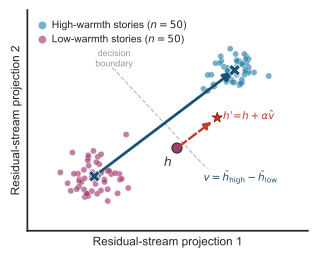

Generate this figure with Python:
"""
paper/figures/background_concept_geometry.py

Schematic figure for §2 Background: residual-stream projection showing
(1) two concept-condition clouds  (2) the mean-difference direction
v = h̄_high − h̄_low  (3) a single steering step h' = h + α v̂
that moves a marginal point across the decision boundary.

N = 50 per cloud — matches the real per-condition story count in the corpus.
SCHEMATIC — illustrative synthetic activations, not measured data.

Outputs (same-basename triplet):
  paper/figures/background_concept_geometry.png
  paper/figures/background_concept_geometry.pdf
"""

import sys
import pathlib
import numpy as np
import matplotlib
matplotlib.use("Agg")
import matplotlib.pyplot as plt

_HERE = pathlib.Path(__file__).parent
sys.path.insert(0, str(_HERE))
import style  # shared palette + apply()

style.apply()

rng = np.random.default_rng(42)

# ── synthetic clouds — N = 50 matching real per-condition story count ─────────
N = 50

mu_high = np.array([ 2.2,  2.0])
mu_low  = np.array([-2.2, -1.7])
std     = 0.50

pts_high = rng.normal(mu_high, std, (N, 2))
pts_low  = rng.normal(mu_low,  std, (N, 2))

# mean-difference vector and unit direction
v     = mu_high - mu_low           # [4.4, 3.7]
v_hat = v / np.linalg.norm(v)     # ≈ [0.765, 0.644]

midpoint = (mu_high + mu_low) / 2  # [0.0, 0.15]

# decision boundary: perpendicular to v̂ at midpoint
perp = np.array([-v_hat[1], v_hat[0]])
t    = np.linspace(-2.6, 2.6, 300)
bx   = midpoint[0] + t * perp[0]
by   = midpoint[1] + t * perp[1]

# ── steering example ──────────────────────────────────────────────────────────
# marginal low-warmth point just inside the low-warmth side of the boundary
# back to the 0.85*perp offset — separates from the blue arrow without going too high
src   = np.array([-0.25, 0.05]) - 1.0 * perp     # ≈ [0.39, -0.72] — below main arrow
alpha = 1.65
dst   = src + alpha * v_hat   # ≈ [1.66, 0.34]

# ── figure ────────────────────────────────────────────────────────────────────
fig, ax = plt.subplots(figsize=(3.3, 2.7))

# --- story clouds (50 dots per cloud, small crisp markers) ---
ax.scatter(*pts_high.T,
           color=style.PALETTE["high_warmth"], alpha=0.65, s=20, zorder=3,
           linewidths=0.3, edgecolors="white",
           label=r"High-warmth stories ($n{=}50$)")
ax.scatter(*pts_low.T,
           color=style.PALETTE["low_warmth"],  alpha=0.65, s=20, zorder=3,
           linewidths=0.3, edgecolors="white",
           label=r"Low-warmth stories ($n{=}50$)")

# --- centroid markers (×) anchoring the mean-difference arrow ---
for mu in (mu_high, mu_low):
    ax.scatter(*mu, color=style.ARROW_WARMTH, s=70, marker="X", zorder=6,
               edgecolors="white", linewidths=0.5)

# --- mean-difference arrow (µ_low → µ_high) ---
ax.annotate("", xy=mu_high, xytext=mu_low,
            arrowprops=dict(arrowstyle="-|>",
                            color=style.ARROW_WARMTH,
                            lw=2.0, mutation_scale=13),
            zorder=5)

# --- v label — lower-right quadrant, clear of all other elements ---
ax.text(2.4, -1.75,
        r"$v = \bar{h}_{\mathrm{high}} - \bar{h}_{\mathrm{low}}$",
        fontsize=7.5, color=style.ARROW_WARMTH,
        ha="center", va="center",
        bbox=dict(boxstyle="round,pad=0.18", facecolor="white",
                  edgecolor="none", alpha=0.85))

# --- decision boundary (dashed) ---
ax.plot(bx, by, color="#BBBBBB", linewidth=0.85, linestyle="--", zorder=2)

# boundary label near the upper-left end of the boundary line
bnd_lbl_x = midpoint[0] + 2.3 * perp[0] - 0.1   # ≈ -1.58
bnd_lbl_y = midpoint[1] + 2.3 * perp[1] + 0.15  # ≈  1.93
ax.text(bnd_lbl_x, bnd_lbl_y, "decision\nboundary",
        fontsize=6.5, color="#999999", ha="center", va="bottom",
        linespacing=1.2)

# --- pre-steering point h (marginal low-warmth example) ---
ax.scatter(*src, color=style.PALETTE["low_warmth"], s=52, zorder=7,
           edgecolors="#333333", linewidths=0.9)
# label below-left of the point
ax.text(src[0] - 0.15, src[1] - 0.32, r"$h$",
        fontsize=9, ha="right", va="top", color="#333333")

# --- steering arrow (dashed red) ---
ax.annotate("", xy=dst, xytext=src,
            arrowprops=dict(arrowstyle="-|>",
                            color="#C0392B", lw=1.7,
                            linestyle="dashed", mutation_scale=11,
                            shrinkB=5),
            zorder=8)

# --- post-steering point h' ---
ax.scatter(*dst, color="#C0392B", s=60, marker="*", zorder=9,
           edgecolors="#800000", linewidths=0.5)
# h' label: to the right of the star
ax.text(dst[0] + 0.18, dst[1] + 0.05,
        r"$h' \!=\! h + \alpha\hat{v}$",
        fontsize=7.5, ha="left", va="center", color="#C0392B")

# ── axes ──────────────────────────────────────────────────────────────────────
ax.set_xlabel("Residual-stream projection 1", fontsize=8.5)
ax.set_ylabel("Residual-stream projection 2", fontsize=8.5)
ax.set_xlim(-4.3, 4.5)
ax.set_ylim(-3.6, 4.1)
ax.tick_params(left=False, bottom=False, labelleft=False, labelbottom=False)

# --- legend: upper-left, compact ---
ax.legend(loc="upper left", fontsize=7.5, frameon=False,
          labelspacing=0.3, handletextpad=0.4,
          borderaxespad=0.55, handlelength=1.0, markerscale=1.3)

plt.tight_layout()

out = _HERE / "background_concept_geometry"
fig.savefig(out.with_suffix(".png"), dpi=300)
fig.savefig(out.with_suffix(".pdf"))
print(f"Saved {out}.png  and  {out}.pdf")
print(f"  High-warmth dots: {N}  |  Low-warmth dots: {N}")
